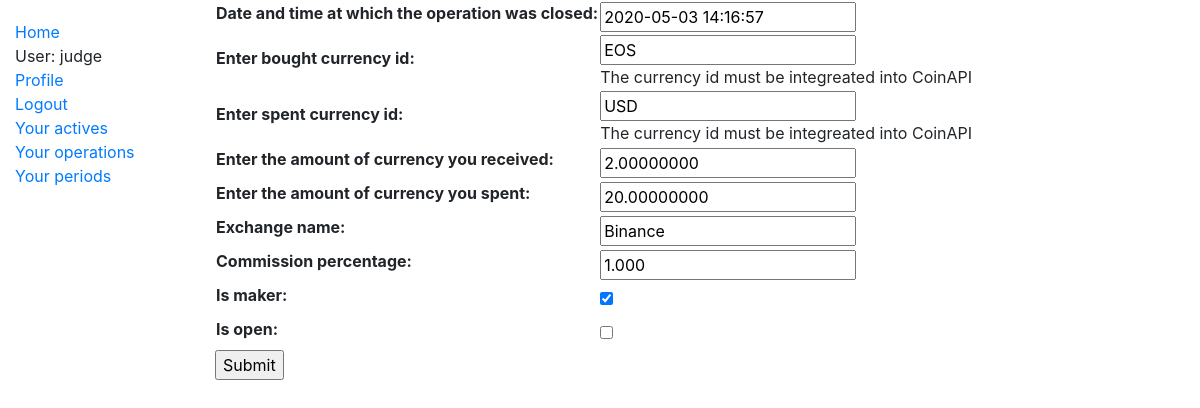
Screenshot of /operation/7/update/ (signed in) with the database file from the repository.
### trader_journal/models.py (models this page shows, shortened)
class Operation(models.Model):
    user_id = models.ForeignKey(User, on_delete=models.CASCADE)
    datetime = models.DateTimeField(default=timezone.now,verbose_name='Date and time at which the operation was closed',null=True)
    currency_bought = models.CharField(max_length=20)
    currency_sold = models.CharField(max_length=20)
    exchange_name = models.CharField(max_length=30)
    amount_bought = models.DecimalField(max_digits=16,decimal_places=8)
    amount_sold = models.DecimalField(max_digits=16,decimal_places=8)
    commission_percentage = models.DecimalField(max_digits=5,decimal_places=3)
    eventual_rate = models.DecimalField(max_digits=9,decimal_places=4,default=None,null=True)
    is_maker = models.BooleanField()
    is_open = models.BooleanField()

### trader_journal/views.py (the view)
# urls.py: path('operation/<int:pk>/update/', views.OperationUpdate.as_view(), name='operation_update'),
class OperationUpdate(UserUpdateView):
    form_class = forms.OperationForm
    model = models.Operation

### trader_journal/forms.py (shortened to what this page needs)
class OperationForm(forms.ModelForm):
    def amount_bought(self):
        data = self.cleaned_data['amount_bought']
        if data<=0 :
            raise ValidationError(_('Cannot buy a negative amount of a currency'))
        return data
    def amount_sold(self):
        data = self.cleaned_data['amount_sold']
        if data<=0 :
            raise ValidationError(_('Cannot sell a negative amount of a currency'))
        return data
    class Meta:
        model = models.Operation
        fields = ('datetime','currency_bought','currency_sold','amount_bought','amount_sold','exchange_name','commission_percentage','is_maker','is_open')
        labels = {'currency_bought': _('Enter bought currency id'),'currency_sold': _('Enter spent currency id'),
        'amount_bought':_('Enter the amount of currency you received'),
        'amount_sold':_('Enter the amount of currency you spent')}
        help_texts = {'currency_bought': _('The currency id must be integreated into CoinAPI'),
        'currency_sold': _('The currency id must be integreated into CoinAPI')}

### trader_journal/views.py (called while the page is built)
    def get_object(self, queryset=None):
        obj = super(UserUpdateView,self).get_object()
        if not obj.user_id.id==self.request.user.id:
            raise Http404
        else:
            return obj

### trader_journal/templates/trader_journal/operation_form.html (shortened to what this page needs)
{% extends "base_generic.html" %}
{% block content %}
  <form action="" method="post">
    <table>
    {{ form.as_table }}
    </table>
    <input type="submit" value="Submit">
  </form>
{% endblock %}

### trader_journal/templates/base_generic.html (shortened to what this page needs)
<!DOCTYPE html>
<html lang="en">
<head>
  <link rel="stylesheet" href="https://stackpath.bootstrapcdn.com/bootstrap/4.4.1/css/bootstrap.min.css">
  {% load static %}
  <link rel="stylesheet" href="{% static 'css/styles.css' %}">
</head>
<body>
  <div class="container-fluid">
    <div class="row">
      <div class="col-sm-2">
      {% block sidebar %}
        <ul class="sidebar-nav">
          <li><a href="{% url 'trader_journal:index' %}">Home</a></li>
          {% if user.is_authenticated %}
          <li>User: {{ user.get_username }}</li>
          <li><a href="{% url 'trader_journal:profile' %}?next={{request.path}}">Profile</a></li>
          <li><a href="{% url 'trader_journal:logout' %}?next={{request.path}}">Logout</a></li>
          <li><a href="{% url 'trader_journal:actives' %}">Your actives</a></li>
          <li><a href="{% url 'trader_journal:operations' %}">Your operations</a></li>
          <li><a href="{% url 'trader_journal:periods' %}">Your periods</a></li>
          {% else %}
          <li><a href="{% url 'trader_journal:login' %}?next={{request.path}}">Login</a></li>
          <li><a href="{% url 'trader_journal:register' %}?next={{request.path}}">Register</a></li>
          {% endif %}
        </ul>
     {% endblock %}
      </div>
      <div class="col-sm-10 ">{% block content %}{% endblock %}</div>
    </div>
  </div>
</body>
</html>

### trader_journal/static/css/styles.css (style rules this page uses)
.sidebar-nav { margin-top: 20px; padding: 0; list-style: none; }

### rows the page displays
Operation: datetime "2020-05-03 14:16:57", currency_bought "EOS", currency_sold "USD", amount_bought "2.00000000", amount_sold "20.00000000", exchange_name "Binance", commission_percentage "1.000", is_maker "☑"

### other values shown
{{ user.get_username }} "judge"
